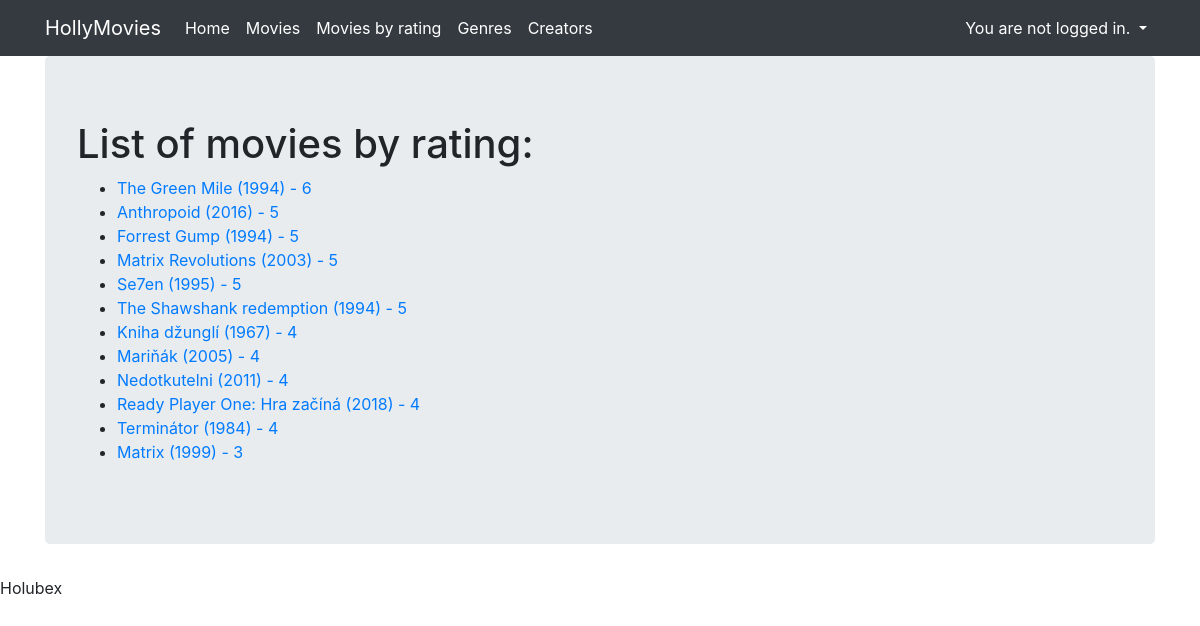
The page /movies_by_rating/ on the database its author committed.
### viewer/models.py (models this page shows)
class Movie(Model):
    title = CharField(max_length=64)
    title_cz = CharField(max_length=64, blank=True)
    genres = ManyToManyField(Genre, blank=True, related_name='movies')
    countries = ManyToManyField(Country, blank=True, related_name='movies')
    directors = ManyToManyField(Creator, blank=True, related_name='directed_movies')
    actors = ManyToManyField(Creator, blank=True, related_name='acting_in_movies')
    rating = IntegerField()
    released = DateField()
    length = IntegerField(null=True, blank=True)
    description = TextField(null=True)
    clicked = IntegerField(default=0)
    created = DateTimeField(auto_now_add=True)
    class Meta:
        ordering = ['title', 'released']
    def __str__(self):
        return f'{self.title} ({self.released.year})'

### viewer/views.py (the view)
# urls.py: path('movies_by_rating/', MoviesByRatingView.as_view(), name='movies_by_rating'),
class MoviesByRatingView(TemplateView):
    template_name = 'movies_by_rating.html'
    extra_context = {'title': 'List of movies by rating',
                     'movies': Movie.objects.all().order_by('-rating', 'title')}

### viewer/templates/movies_by_rating.html
{% extends "base.html" %}
{% block content %}
<h1>List of movies by rating:</h1>
<ul>
    {% for movie in movies %}
        <li><a href="{% url 'movie' movie.id %}">{{ movie }} - {{ movie.rating }}</a></li>
    {% endfor %}
</ul>
{% endblock %}

### rows shown on the page
Movie: title+released "The Green Mile (1994)", rating "6"
Movie: title+released "Anthropoid (2016)", rating "5"
Movie: title+released "Forrest Gump (1994)", rating "5"
Movie: title+released "Matrix Revolutions (2003)", rating "5"
Movie: title+released "Se7en (1995)", rating "5"
Movie: title+released "The Shawshank redemption (1994)", rating "5"
Movie: title+released "Kniha džunglí (1967)", rating "4"
Movie: title+released "Mariňák (2005)", rating "4"
Movie: title+released "Nedotkutelni (2011)", rating "4"
Movie: title+released "Ready Player One: Hra začíná (2018)", rating "4"
Movie: title+released "Terminátor (1984)", rating "4"
Movie: title+released "Matrix (1999)", rating "3"
